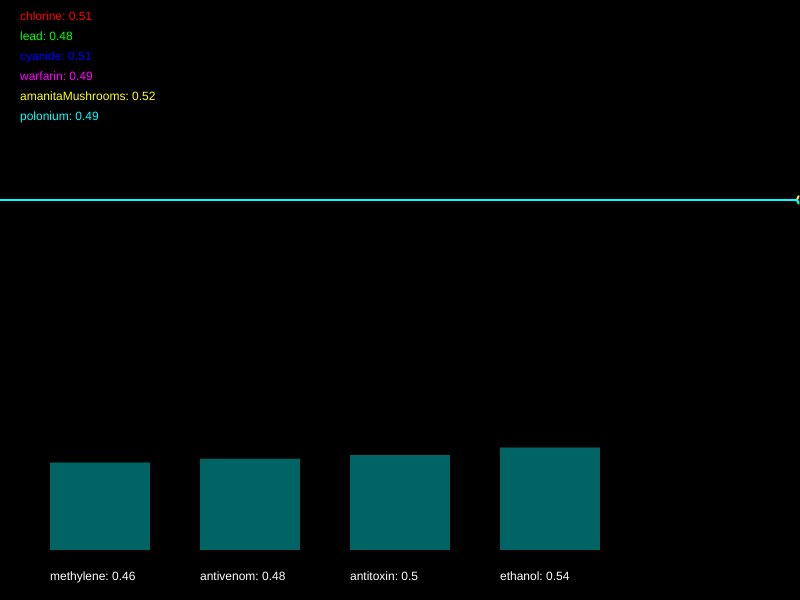
Frame 1 (no input)
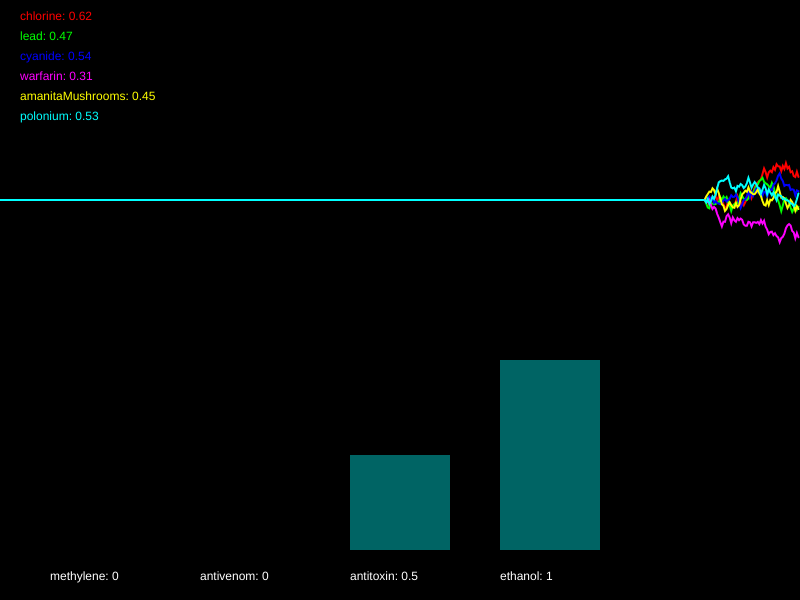
Frame 60 (no input)
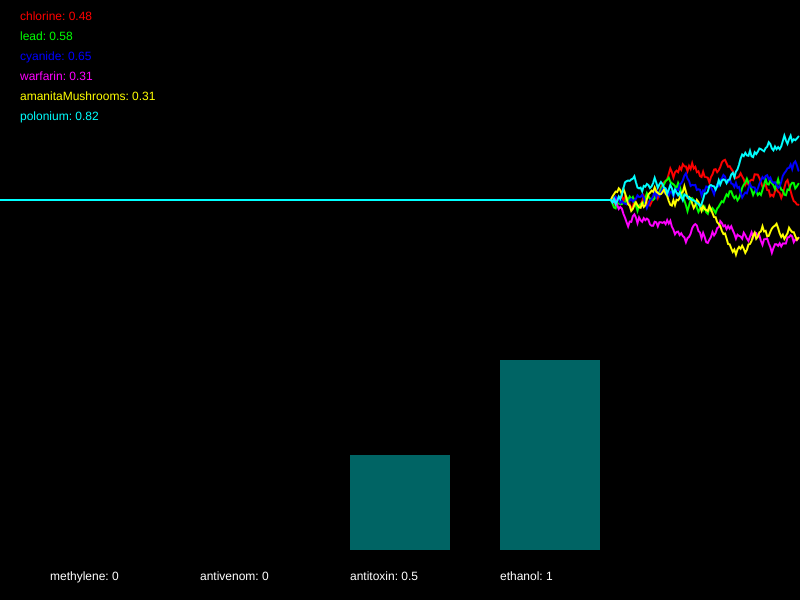
Frame 120 (the mouse pressed at the canvas centre since frame 60)

The p5.js sketch that drew these frames (run headless with seeded random() and noise() and a simulated clock; from frame 60 on, the mouse is pressed at the canvas centre):

// p5.js sketch
// ── sketch.js
/*

Officer: 1845677
CaseNum: 401-2-84708614-1845677

Case 401 - The Case of Norbert's Weiner Stand
Stage 3 - Bilious bagel

As I suspected Norbert has struck again. Ever inventive he’s set up a bagel stand and has laced the cream cheese with an ingenious but vicious toxin. This one is quite deadly so get yourself down to the lab right away.

You must develop the antidote by using conditional statements in the draw loop to do the following.

	- If amanitaMushrooms goes above 0.33, or on the other hand, cyanide goes above 0.63 and chlorine dips below 0.65, reduce methylene by 0.04
	- When polonium dips below 0.74 and lead dips below 0.39, increment methylene by 0.05
	- When cyanide goes above 0.28 and warfarin dips below 0.57, or on the other hand, amanitaMushrooms dips below 0.65, try decreasing antivenom by 0.02
	- If lead dips below 0.25 and polonium dips below 0.48, increment antivenom by 0.03
	- When warfarin dips below 0.38 and lead dips below 0.68, or on the other hand, cyanide dips below 0.69, try decreasing antitoxin by 0.03
	- When polonium goes above 0.52 and chlorine goes above 0.7, or on the other hand, amanitaMushrooms dips below 0.75, increase antitoxin by 0.03
	- If polonium goes above 0.74 and lead dips below 0.34, decrement ethanol by 0.03
	- If chlorine goes above 0.72 or amanitaMushrooms goes above 0.47, increase ethanol by 0.04


Your conditional statements should consider the following poisons:

	- chlorine
	- lead
	- cyanide
	- warfarin
	- amanitaMushrooms
	- polonium


Your conditional statements should modify the following antidotes:

	- methylene
	- antivenom
	- antitoxin
	- ethanol


- There are many ways to complete this task but you should only use the following commands:

	if(){}
	>
	<
	&&
	||
	+=
	-=

*/

//Declare the poison variables
var chlorine;
var lead;
var cyanide;
var warfarin;
var amanitaMushrooms;
var polonium;


//Declare the antidote variables
var methylene;
var antivenom;
var antitoxin;
var ethanol;


//This variable is used for drawing the graph
var graphs;


function setup()
{

	createCanvas(800,600);
	strokeWeight(2);

	//initialise the poisons and antidotes
	chlorine = 0.5;
	lead = 0.5;
	cyanide = 0.5;
	warfarin = 0.5;
	amanitaMushrooms = 0.5;
	polonium = 0.5;
	methylene = 0.5;
	antivenom = 0.5;
	antitoxin = 0.5;
	ethanol = 0.5;


	//fills the graph with empty values
	graphs = [];

	for(var i = 0; i < 6; i++)
	{
		graphs.push([]);
		for(var j = 0; j < 512; j++)
		{
			graphs[i].push(0.5);
		}
	}

}

function draw()
{

	//Develop the antidote below
	//Write conditional statements to change the amount of each substance ...

// If statement 1
if(amanitaMushrooms > 0.33 || (cyanide > 0.63 && chlorine < 0.65)) {
  methylene -= 0.04;
}

// If statement 2
if(polonium < 0.74 && lead < 0.39) {
  methylene += 0.05;
}

// If statement 3
if(cyanide > 0.28 && warfarin < 0.57 || amanitaMushrooms < 0.65) {
  antivenom -= 0.02;
}

// If statement 4  
if(lead < 0.25 && polonium < 0.48) {
  antivenom += 0.03;
}

// If statement 5
if(warfarin < 0.38 && lead < 0.68 || cyanide < 0.69) {
  antitoxin -= 0.03;
}

// If statement 6
if(polonium > 0.52 && chlorine > 0.7 || amanitaMushrooms < 0.75) {
  antitoxin += 0.03;  
}

// If statement 7
if(polonium > 0.74 && lead < 0.34) {
  ethanol -= 0.03;
}

// If statement 8
if(chlorine > 0.72 || amanitaMushrooms > 0.47) {
  ethanol += 0.04;
}


	//////////////////////////////////////////////////////

	//the code below generates new values using random numbers

	/*
		For testing, you might want to temporarily comment out
		these lines and set the same variables to constant values
		instead.
	*/

	chlorine = nextValue(graphs[0],chlorine);
	lead = nextValue(graphs[1],lead);
	cyanide = nextValue(graphs[2],cyanide);
	warfarin = nextValue(graphs[3],warfarin);
	amanitaMushrooms = nextValue(graphs[4],amanitaMushrooms);
	polonium = nextValue(graphs[5],polonium);


	methylene = constrain(methylene, 0, 1);
	antivenom = constrain(antivenom, 0, 1);
	antitoxin = constrain(antitoxin, 0, 1);
	ethanol = constrain(ethanol, 0, 1);


	///////// DO NOT CHANGE THE CODE BELOW ///////////

	//drawing code

	// set background
	background(0);
	noFill();

	//draw the graphs for the vitals
	var colors = [
	color(255, 0, 0),
	color(0, 255, 0),
	color(0, 0, 255),
	color(255, 0, 255),
	color(255, 255, 0),
	color(0, 255, 255)
	];

	for(var i = 0; i < graphs.length; i++)
	{
		stroke(colors[i]);
		drawGraph(graphs[i]);
	}

	//draw the poisons as text
	noStroke();
	fill(colors[0]);
	text('chlorine: ' + nf(chlorine,1,2), 20,20);
	fill(colors[1]);
	text('lead: ' + nf(lead,1,2), 20,40);
	fill(colors[2]);
	text('cyanide: ' + nf(cyanide,1,2), 20,60);
	fill(colors[3]);
	text('warfarin: ' + nf(warfarin,1,2), 20,80);
	fill(colors[4]);
	text('amanitaMushrooms: ' + nf(amanitaMushrooms,1,2), 20,100);
	fill(colors[5]);
	text('polonium: ' + nf(polonium,1,2), 20,120);


	//draw the antidotes bar chart
	drawBar(methylene,50,'methylene');
	drawBar(antivenom,200,'antivenom');
	drawBar(antitoxin,350,'antitoxin');
	drawBar(ethanol,500,'ethanol');


}

function nextValue(graph, val)
{
	//gets the next value for a vital and puts it in an array for drawing
	var delta = random(-0.03,0.03);

	val += delta;
	if(val > 1 || val < 0)
	{
		delta *= -1;
		val += delta * 2;
	}

	graph.push(val)
	graph.shift();
	return val;
}

function drawGraph(graph)
{
	//draws an array as a graph
	beginShape();
	for(var i = 0; i < graph.length; i++)
	{
			vertex(width * i/512, height * 0.5 - graph[i]* height/3)
	}
	endShape();
}


function drawBar(val, x, name)
{
	//draws the bars for bar chart
    noStroke();
    fill(0,100,100);
	var mh = height * 0.4 - 50;
	rect(x,(height - 50) - val*mh, 100, val*mh);
    fill(255);
	text(name + ": " + val, x, height - 20);
}
